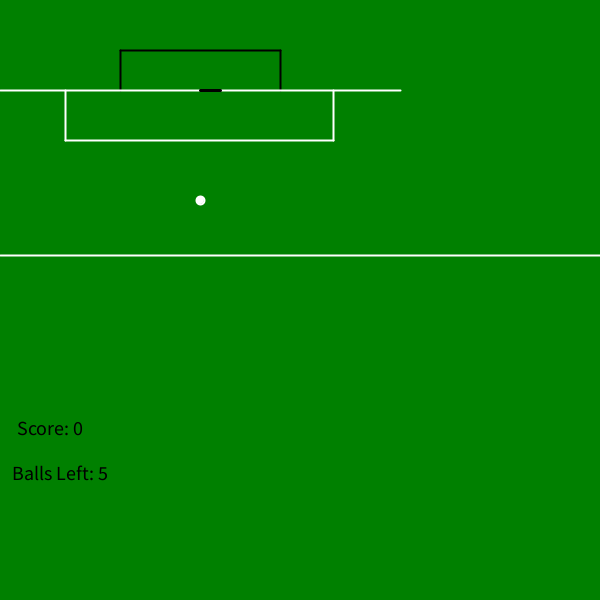
Frame 1 (no input)
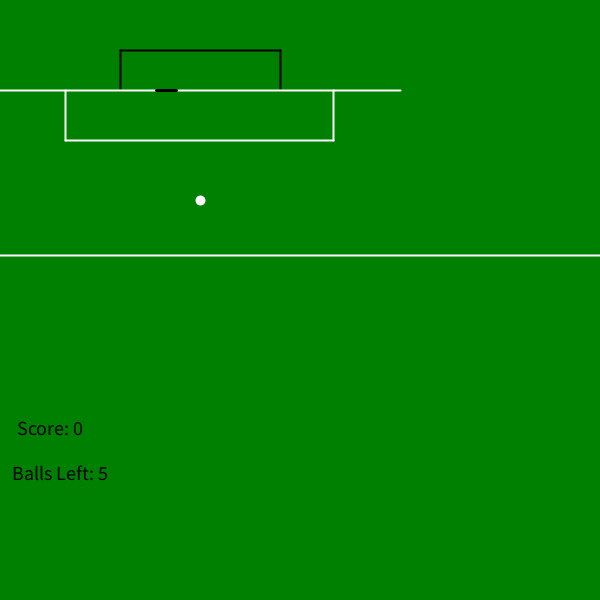
Frame 60 (the mouse pressed at the canvas centre just before this capture)
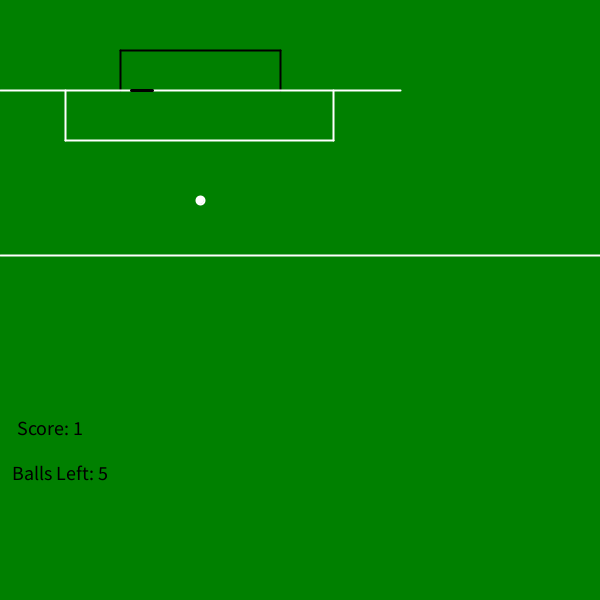
Frame 120 (the mouse held since frame 60 and released just before this capture)

The Processing sketch that drew these frames (run headless with seeded random() and noise(); from frame 60 on, the mouse is pressed at the canvas centre):

// Processing sketch: processing_144459
// ── processing_144459.pde

float goalieX;
float xspeed = 4;
float ballX= 200;
float ballY= 200;
float ballYspeed=0;
int score=0;
int miss=5;
float goalieL=20;
 
void setup()
{
  size (600, 600);
  background (35, 193, 34);
  smooth();
  goalieX=200;
}
 
void draw()
{
  background (#008000);
  strokeWeight(2);
  line(120, 50, 280, 50);
  line(120, 50, 120, 90);
  line(280, 50, 280, 90);
  stroke(255, 255, 255);
  line(0, 90, 400, 90);
  line(65, 90, 65, 140);
  line(65, 140, 333, 140);
  line(333, 140, 333, 90);
  line(0, 255, 600, 255);
  fill(255, 255, 255);
  ellipse(200, 200, 8, 8);
 
  fill(0);
  textAlign(CENTER);
  textSize(10);
  
  textSize(20);
  text("Score: "+score, 50, 435);
  text("Balls Left: " + miss, 60, 480);
 
 
  stroke(0);
  strokeWeight(3);
 

  line(goalieX, 90, goalieX+goalieL, 90);
  if (goalieX >= 280-goalieL)
  {
    xspeed *= -1;
    goalieX= 280-goalieL;
  }
  if ( goalieX <= 120)
  {
    xspeed *= -1;
  }
  goalieX=goalieX+xspeed;
  ballY=ballY+ballYspeed;
 
  // println(ballY + ", " + ballYspeed);
 
 
  if (ballY <=90)
  {
    ballYspeed = 0;
    ballY = 200;
 
    if (goalieX <= 200 && goalieX >= 200-goalieL)
    {
      miss--;
    }
 
    else
    {
      score=score+1;
      if ( abs(xspeed) < 20)
      {
        xspeed=xspeed*1.1;
        goalieL= goalieL+1;
      }
    }
  }
  if (miss==0)
  {
    fill(35, 193, 34);
    rect(0,0,width,height);
    fill(255,255,255);
    text("End Game", 200, 200);
    text ("Reset:s or a", 200,250);
    text("Score: " + score, 200,300);
    noLoop();
  }
}
 
void mousePressed()
{
  ballYspeed = -7;
}
 
 
void keyPressed()

{
  if (key == 'a')
  {
    loop();
    ballY = 200;
    goalieL=20;
  }
  if (key=='s')
  {
    score=0;
    miss=5;
    ballY=200;
    xspeed=4;
    goalieX=width/2;
  }
}
